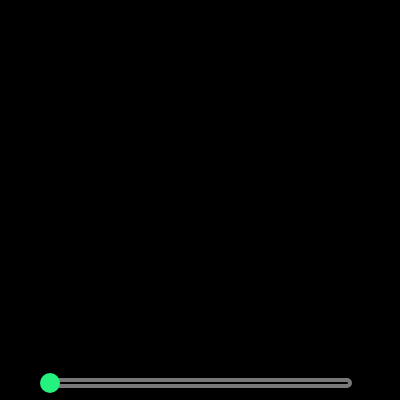
Frame 1 (no input)
Frame 60 (no input): identical to frame 1, image omitted
Frame 120 (the mouse pressed at the canvas centre since frame 60): identical to frame 1, image omitted

The p5.js sketch that drew this single still picture (run headless with seeded random() and noise() and a simulated clock; from frame 60 on, the mouse is pressed at the canvas centre):

// p5.js sketch
// ── sketch.js
var ct;
var dur;

function setup() {
  createCanvas(400, 400);
  ds = new DurationSlider();

  ct = 0;
  dur = 100;
}

function draw() {
  background(0);

  if (ct <= dur) {
    ds.draw(ct, dur);
  }

}

function mouseWheel() {
  ct++;
}

function keyPressed() {
  if (keyCode == 32) {
    ct = 0;
  }
}

// ── durationSlider.js
class DurationSlider {
  // FIXME: when song is paused the slider returns to 0
  // FIXME: when moving to fullscreen the position is higher
  constructor() {
    this.x = 50;
    this.y = height - 20;
    this.w = width - 2 * this.x;
    this.h = 6;
  }

  draw(current, duration) {
    // total duration bar
    noFill();
    stroke(120);
    strokeWeight(4);
    rect(this.x, this.y, this.w, this.h, 3);

    //current time point
    let ctX = map(current, 0, duration, this.x, this.x + this.w);
    noStroke();
    fill('#24f17e');
    ellipse(ctX, this.y + 3, 20);
  }
}
